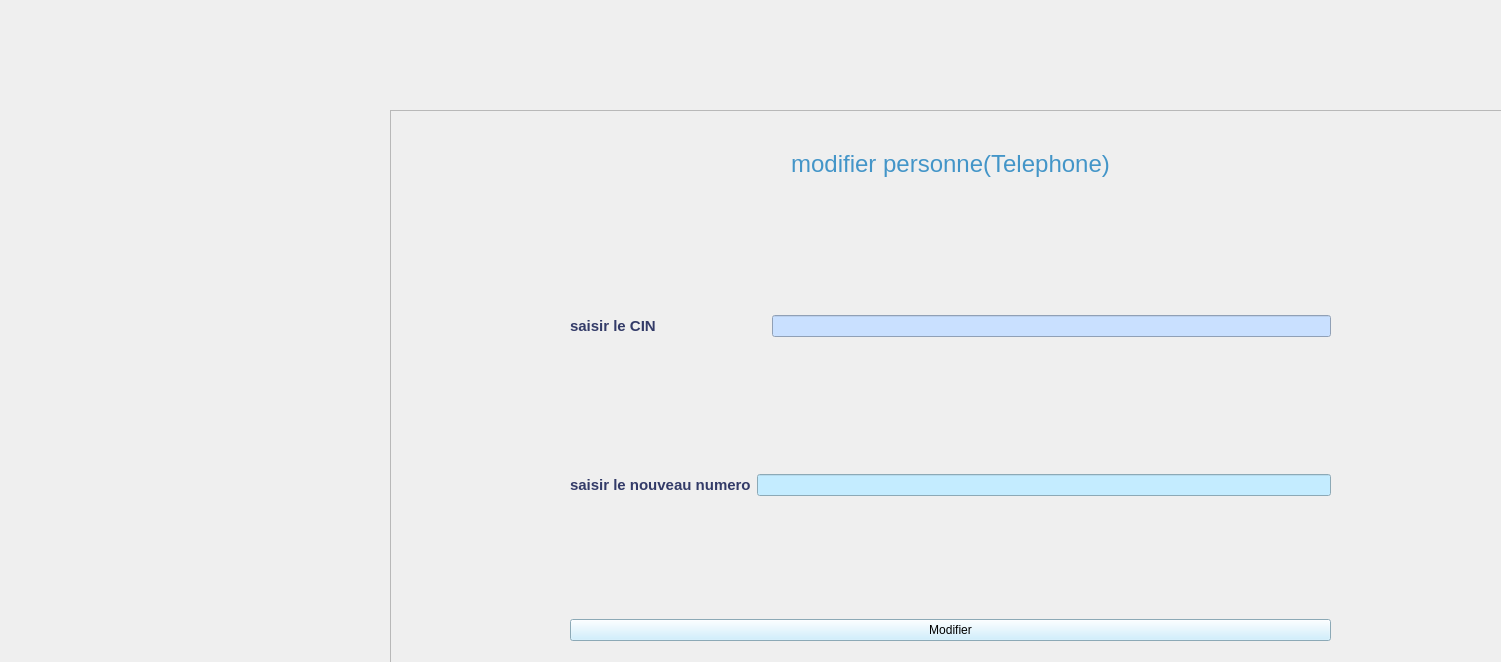
<?xml version="1.0" encoding="UTF-8"?>
<ui version="4.0">
 <class>w2</class>
 <widget class="QWidget" name="w2">
  <property name="geometry">
   <rect>
    <x>0</x>
    <y>0</y>
    <width>1501</width>
    <height>662</height>
   </rect>
  </property>
  <property name="windowTitle">
   <string>Form</string>
  </property>
  <property name="styleSheet">
   <string notr="true">#w2{
	border-image: url(im31.png) 0 0 0 0 stretch stretch;
}</string>
  </property>
  <widget class="QFrame" name="frame">
   <property name="geometry">
    <rect>
     <x>390</x>
     <y>110</y>
     <width>16777215</width>
     <height>16777215</height>
    </rect>
   </property>
   <property name="minimumSize">
    <size>
     <width>0</width>
     <height>0</height>
    </size>
   </property>
   <property name="styleSheet">
    <string notr="true"/>
   </property>
   <property name="frameShape">
    <enum>QFrame::StyledPanel</enum>
   </property>
   <property name="frameShadow">
    <enum>QFrame::Raised</enum>
   </property>
   <widget class="QWidget" name="gridLayoutWidget_2">
    <property name="geometry">
     <rect>
      <x>180</x>
      <y>40</y>
      <width>761</width>
      <height>491</height>
     </rect>
    </property>
    <layout class="QGridLayout" name="gridLayout_2">
     <item row="0" column="0">
      <layout class="QGridLayout" name="gridLayout">
       <item row="1" column="0">
        <spacer name="verticalSpacer_3">
         <property name="orientation">
          <enum>Qt::Vertical</enum>
         </property>
         <property name="sizeHint" stdset="0">
          <size>
           <width>20</width>
           <height>40</height>
          </size>
         </property>
        </spacer>
       </item>
       <item row="3" column="0">
        <spacer name="verticalSpacer">
         <property name="orientation">
          <enum>Qt::Vertical</enum>
         </property>
         <property name="sizeHint" stdset="0">
          <size>
           <width>20</width>
           <height>40</height>
          </size>
         </property>
        </spacer>
       </item>
       <item row="5" column="0">
        <spacer name="verticalSpacer_2">
         <property name="orientation">
          <enum>Qt::Vertical</enum>
         </property>
         <property name="sizeHint" stdset="0">
          <size>
           <width>20</width>
           <height>40</height>
          </size>
         </property>
        </spacer>
       </item>
       <item row="6" column="0">
        <widget class="QPushButton" name="modif">
         <property name="styleSheet">
          <string notr="true">background-color: rgb(196, 236, 255);</string>
         </property>
         <property name="text">
          <string>Modifier</string>
         </property>
        </widget>
       </item>
       <item row="2" column="0">
        <layout class="QHBoxLayout" name="horizontalLayout">
         <item>
          <widget class="QLabel" name="label_2">
           <property name="styleSheet">
            <string notr="true">color: rgb(77, 179, 200);</string>
           </property>
           <property name="text">
            <string>&lt;html&gt;&lt;head/&gt;&lt;body&gt;&lt;p&gt;&lt;span style=&quot; font-size:11pt; font-weight:600; color:#333b68;&quot;&gt;saisir le CIN&lt;/span&gt;&lt;/p&gt;&lt;/body&gt;&lt;/html&gt;</string>
           </property>
          </widget>
         </item>
         <item>
          <spacer name="horizontalSpacer">
           <property name="orientation">
            <enum>Qt::Horizontal</enum>
           </property>
           <property name="sizeType">
            <enum>QSizePolicy::Minimum</enum>
           </property>
           <property name="sizeHint" stdset="0">
            <size>
             <width>110</width>
             <height>50</height>
            </size>
           </property>
          </spacer>
         </item>
         <item>
          <widget class="QLineEdit" name="cin">
           <property name="styleSheet">
            <string notr="true">
background-color: rgb(201, 224, 255);</string>
           </property>
          </widget>
         </item>
        </layout>
       </item>
       <item row="4" column="0">
        <layout class="QHBoxLayout" name="horizontalLayout_2">
         <item>
          <widget class="QLabel" name="label_3">
           <property name="text">
            <string>&lt;html&gt;&lt;head/&gt;&lt;body&gt;&lt;p&gt;&lt;span style=&quot; font-size:11pt; font-weight:600; color:#333b68;&quot;&gt;saisir le nouveau numero&lt;/span&gt;&lt;/p&gt;&lt;/body&gt;&lt;/html&gt;</string>
           </property>
          </widget>
         </item>
         <item>
          <widget class="QLineEdit" name="tel">
           <property name="styleSheet">
            <string notr="true">background-color: rgb(196, 236, 255);</string>
           </property>
          </widget>
         </item>
        </layout>
       </item>
       <item row="0" column="0">
        <widget class="QLabel" name="label">
         <property name="text">
          <string>&lt;html&gt;&lt;head/&gt;&lt;body&gt;&lt;p align=&quot;center&quot;&gt;&lt;span style=&quot; font-size:18pt; color:#4395c8;&quot;&gt;modifier personne(Telephone)&lt;/span&gt;&lt;/p&gt;&lt;/body&gt;&lt;/html&gt;</string>
         </property>
        </widget>
       </item>
      </layout>
     </item>
    </layout>
   </widget>
  </widget>
 </widget>
 <resources>
  <include location="ressource3/resources2.qrc"/>
 </resources>
 <connections/>
</ui>
